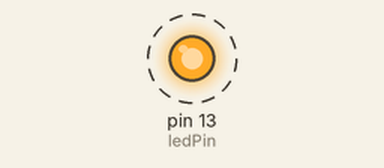
This sketch was run on a simulated Arduino Uno, built with avr-gcc and run on an emulated ATmega328P. Shown: output pins drawn as LEDs (lit = HIGH). Dashed ring = blinking. What the sketch prints to the serial monitor is not drawn.

Above: at 0.5 s.
Timing chart, 0 to 4.6 s (numbered marks = the images above):
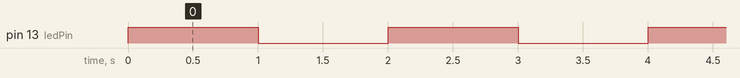

The sketch:

led.ino
```cpp
// Pin where the LED is connected
int ledPin = 13;

void setup() {
  // Set the LED pin as output
  pinMode(ledPin, OUTPUT);

  // Initialize serial communication at 9600 baud
  Serial.begin(9600);
}

void loop() {
  // Turn the LED on
  digitalWrite(ledPin, HIGH);
  // Print a message to the Serial Monitor
  Serial.println("LED is ON");
  delay(1000); // Wait for 1 second

  // Turn the LED off
  digitalWrite(ledPin, LOW);
  // Print a message to the Serial Monitor
  Serial.println("LED is OFF");
  delay(1000); // Wait for 1 second
}
```

Measured:
- by itself, pin 13 (ledPin): alternates HIGH for 1.0 s and LOW for 1.0 s
